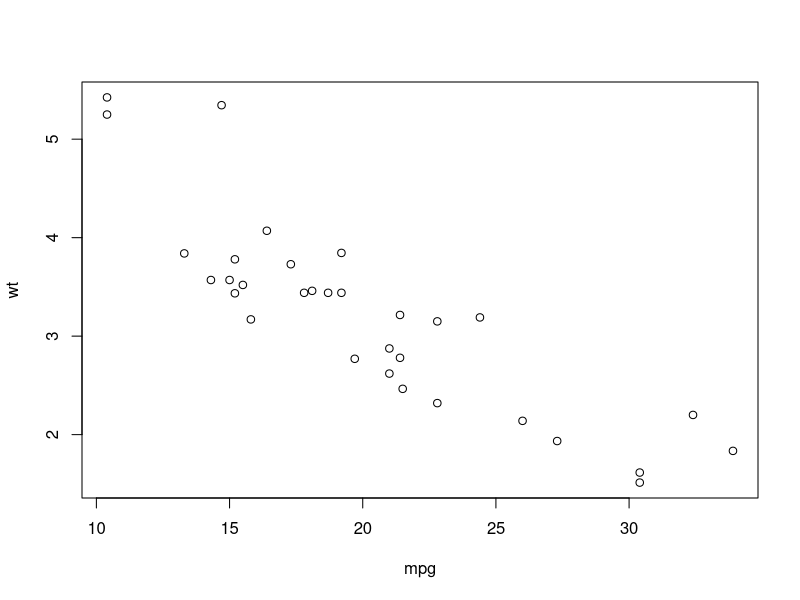
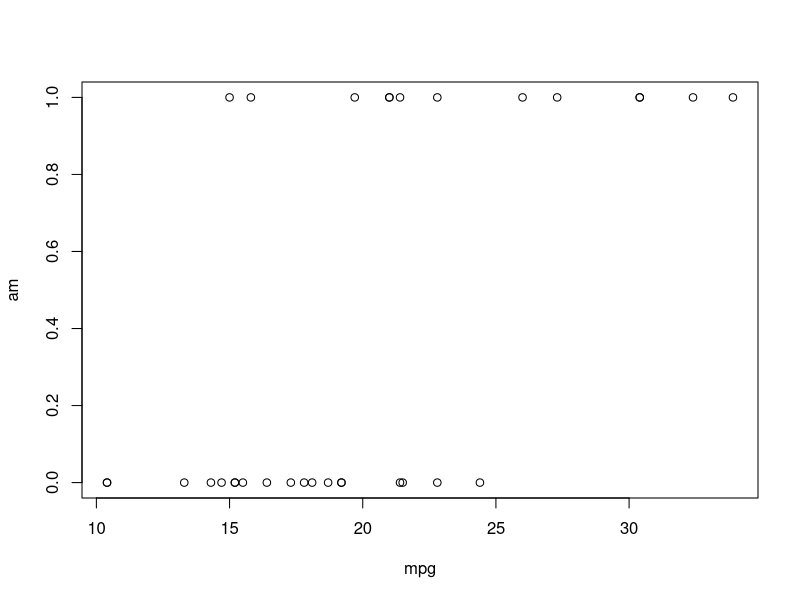
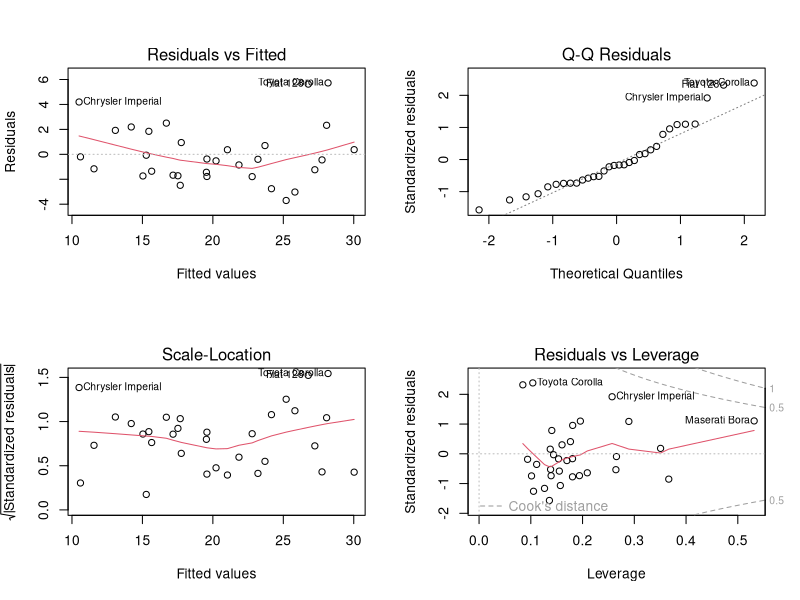

The R script that drew these images, in order:
## ---- chunk 1
knitr::opts_chunk$set(echo = TRUE)
## ---- chunk 2
data(mtcars) # Loading the data
summary(mtcars$mpg)
summary(mtcars$wt)
## ---- chunk 3
fit <- lm(mpg ~ wt + qsec, data = mtcars)
summary(fit)$coefficients
## ---- chunk 4
fit1 <- lm(mpg ~ cyl, data = mtcars)
fit2 <- lm(mpg ~ cyl + disp, data = mtcars)
fit3 <- lm(mpg ~ cyl + disp + hp, data = mtcars)
fit4 <- lm(mpg ~ cyl + disp + hp + drat, data = mtcars)
fit5 <- lm(mpg ~ cyl + disp + hp + drat + wt, data = mtcars)
anova(fit1,fit2,fit3,fit4,fit5)
## ---- chunk 5
bin0 <- (mtcars[,"am"] == 0)
bin1 <- (mtcars[,"am"] == 1)
t.test(mtcars[bin1,"mpg"], mtcars[bin0,"mpg"])$conf

## ---- chunk 6
# Scatter plot of mpg and wt variable 
with(mtcars, plot(mpg, wt))
## ---- chunk 7
# Scatter plot of mpg and am variable 
with(mtcars, plot(mpg, am))
## ---- chunk 8
# Residual plots
par(mfrow = c(2,2))
plot(fit5)
